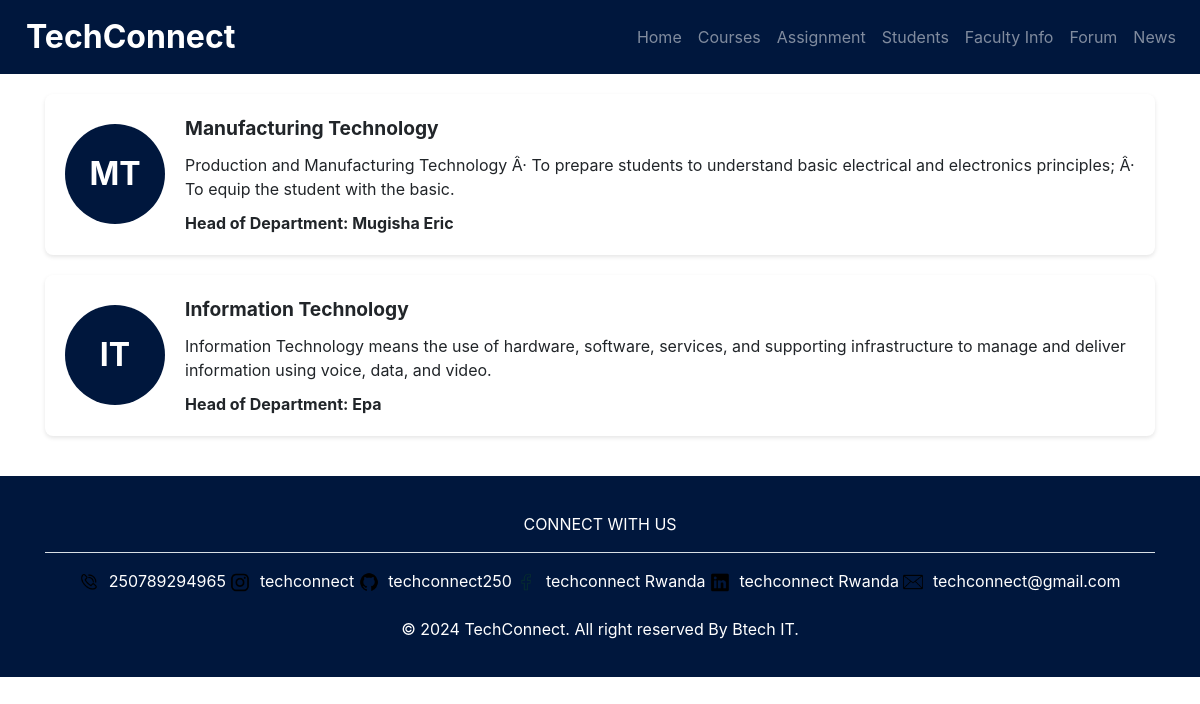
/frontend/pages/facultyinfo.php, run on the app's committed database.
### tables this page shows
CREATE TABLE `faculty` (
  `faculty_id` int(11) NOT NULL,
  `name` varchar(255) NOT NULL,
  `head_of_faculty` varchar(255) NOT NULL,
  `description` varchar(255) NOT NULL
);

### frontend/pages/facultyinfo.php (the view, shortened to what this page needs)
<?php
$host = 'sql12.freesqldatabase.com';
$dbname = 'sql12716221';
$user = 'sql12716221';
$pass = 'FfJUdVvA73';
$port = 3306;
$conn = new mysqli($host, $user, $pass, $dbname, $port);
$faculties = [];
$sql_faculties = "SELECT * FROM faculty";
if ($result = $conn->query($sql_faculties)) {
    while ($row = $result->fetch_assoc()) {
        $faculties[] = $row;
    }
}
function getInitials($name) {
    $words = explode(" ", $name);
    $initials = "";
    foreach ($words as $word) {
        $initials .= strtoupper($word[0]);
    }
    return $initials;
}
?>
<!DOCTYPE html>
<html lang="en">
<head>
  <link href="https://stackpath.bootstrapcdn.com/bootstrap/4.5.2/css/bootstrap.min.css" rel="stylesheet">
</head>
<body>
<nav class="navbar navbar-expand-lg navbar-dark" style="background-color: #00173D;">
    <a class="navbar-brand" href="#" style="padding-left: 10px; font-size: 32px;">TechConnect</a>
    <div class="collapse navbar-collapse" id="navbarNav">
      <ul class="navbar-nav ml-auto">
        <li class="nav-item"><a class="nav-link" href="../../index.html">Home</a></li>
        <li class="nav-item"><a class="nav-link" href="frontend/pages/login.php">Courses</a></li>
        <li class="nav-item"><a class="nav-link" href="frontend/pages/login.php">Assignment</a></li>
        <li class="nav-item"><a class="nav-link" href="frontend/pages/login.php">Students</a></li>
        <li class="nav-item"><a class="nav-link" href="frontend/pages/facultyinfo.php">Faculty Info</a></li>
        <li class="nav-item"><a class="nav-link" href="frontend/pages/login.php">Forum</a></li>
        <li class="nav-item"><a class="nav-link" href="frontend/pages/login.php">News</a></li>
      </ul>
    </div>
  </nav>
    <div class="container">
        <?php foreach ($faculties as $faculty): ?>
            <div class="faculty-card">
                <div class="faculty-initials"><?php echo htmlspecialchars(getInitials($faculty['name'])); ?></div>
                <div class="faculty-info">
                    <div class="faculty-title"><?php echo htmlspecialchars($faculty['name']); ?></div>
                    <div class="faculty-description"><?php echo htmlspecialchars($faculty['description']); ?></div>
                    <div class="faculty-lecturer">
                        Head of Department: <?php echo htmlspecialchars($faculty['head_of_faculty']); ?>
                    </div>
                </div>
            </div>
        <?php endforeach; ?>
    </div>
    <footer class="text-white text-center py-3" style="background-color: #00173D;">
    <div class="container">
      <div class="row">
        <div class="col">
          <p>CONNECT WITH US</p>
          <hr style="background-color: aliceblue;">
          <p>
            <span class="contact-item"><img src="../imgs/call.png" alt="Phone"> 250789294965</span>
            <span class="contact-item"><img src="../imgs/instagram.png" alt="Instagram"> techconnect</span>
            <span class="contact-item"><img src="../imgs/git.png" alt="GitHub"> techconnect250</span>
            <span class="contact-item"><img src="../imgs/facebook.png" alt="Facebook"> techconnect Rwanda</span>
            <span class="contact-item"><img src="../imgs/TEC.png" alt="LinkedIn"> techconnect Rwanda</span>
            <span class="contact-item"><img src="../imgs/Mail.png" alt="Email"> techconnect@gmail.com</span>
          </p><br>
          <p>&copy; 2024 TechConnect. All right reserved By Btech IT.</p>
        </div>
      </div>
    </div>
  </footer>
</body>
</html>

### frontend/pages/facultyinfo.php (style rules this page uses)
body { font-family: Arial, sans-serif; background-color: #F3F4F6; margin: 0; padding: 0; }
.container { padding: 20px; }
.faculty-card { background-color: white; border-radius: 8px; box-shadow: 0 2px 4px rgba(0, 0, 0, 0.1); margin-bottom: 20px; padding: 20px; display: flex; align-items: center; }
.faculty-initials { border-radius: 50%; width: 100px; height: 100px; margin-right: 20px; display: flex; align-items: center; justify-content: center; background-color: #00173D; color: white; font-size: 2em; font-weight: bold; }
.faculty-info { flex: 1; }
.faculty-title { font-size: 1.2em; font-weight: bold; }
.faculty-description { margin: 10px 0; }
.faculty-lecturer { font-weight: bold; }
.navbar-brand { font-weight: bold; }
footer { position: relative; bottom: 0; width: 100%; }
footer p { margin: 0; }
span img { width: 20px; height: 20px; margin-right: 5px; color:white; }

### data on the page
faculty: name "MT", name "Manufacturing Technology", description "Production and Manufacturing Technology Â· To prepare students to understand basic electrical and electronics principles; Â· To equip the student with the basic.", head_of_faculty "Mugisha Eric"
faculty: name "IT", name "Information Technology", description "Information Technology means the use of hardware, software, services, and supporting infrastructure to manage and deliver information using voice, data, and video.", head_of_faculty "Epa"
